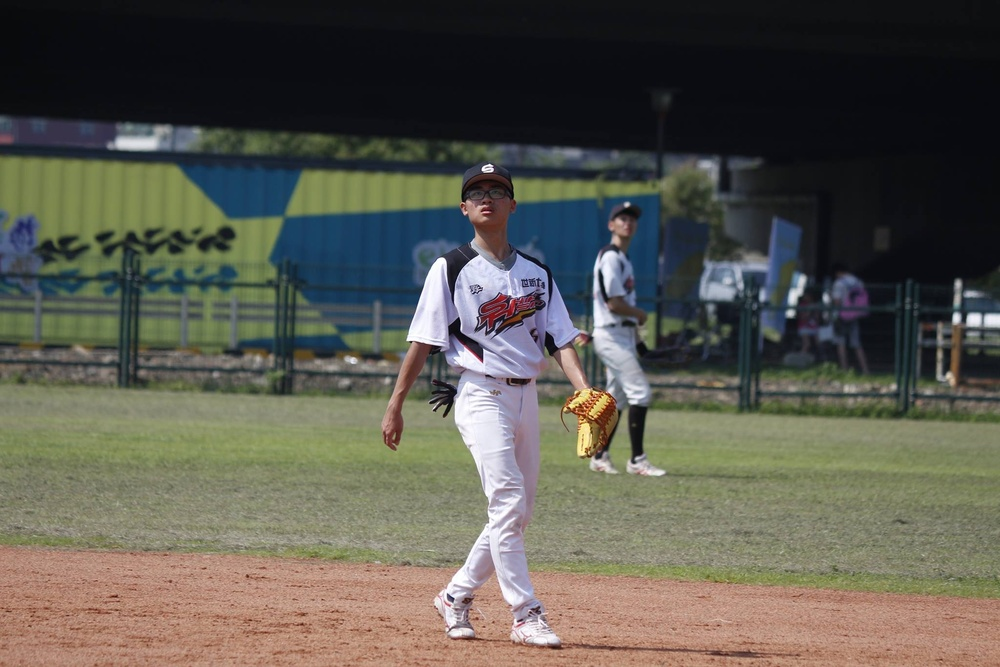
#> input picture ColorBasics/me.JPG, 1000 x 667 px, shrunk from 2048 x 1365 before the run
$ python color_space_transformations.py
#> lines starting #> are read from the running program, lines starting #| are printed output that depends on the picture; after the words box and inside, x2 and y2 are one past the last pixel; in counts of white or black regions, pixels touching at a corner belong together
#> further down, RGB is the input picture: shape (667, 1000, 3); mean R, G, B 91, 89.1, 79.4
'''
Created on 2020年10月14日

@author: kankuni
source: https://www.icaml.org/canon/data/images-videos/HSV_color_space/HSV_color_space.html
'''

# Definitions
# R: Intensity of ‘Red’.
# G: Intensity of ‘Green’.
# B: Intensity of ‘Blue’.
# H: Color attribute ‘Hue’.
# S: Color attribute ‘Saturation’.
# V: Color attribute ‘Value’.

import numpy as np
import imageio
import matplotlib.pyplot as plt

plt.rcParams["figure.figsize"] = [18, 5]

# Conversion from RGB to HSV
def RGB2HSV(RGB):
    RGB_normalized = RGB / 255.0                           # Normalize values to 0.0 - 1.0 (float64)
    R = RGB_normalized[:, :, 0]                            # Split channels
    G = RGB_normalized[:, :, 1]
    B = RGB_normalized[:, :, 2]

    v_max = np.max(RGB_normalized, axis=2)                 # Compute max, min & chroma
    v_min = np.min(RGB_normalized, axis=2)
    C = v_max - v_min

    hue_defined = C > 0                                    # Check if hue can be computed
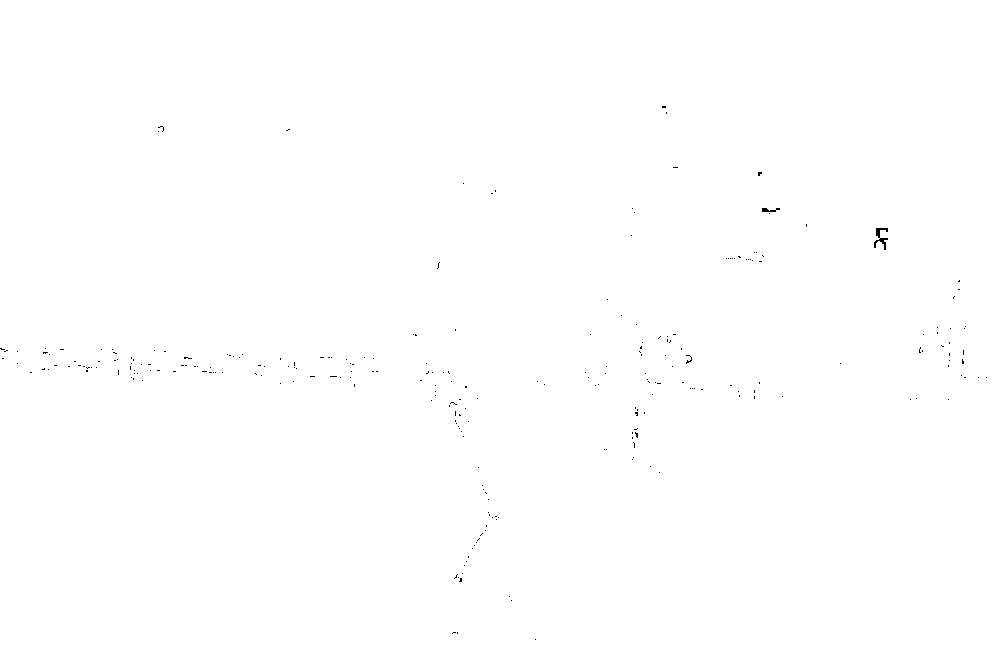
#> hue_defined: shape (667, 1000) bool; 99.9% white; black in thin lines or dots, all inside (x1, y1, x2, y2) = (0, 106, 987, 640)

    r_is_max = np.logical_and(R == v_max, hue_defined)     # Computation of hue depends on max
#> r_is_max: shape (667, 1000) bool; 25.2% white; 334 white regions (217 under 20 px), largest, box (x1, y1, x2, y2) and area: (0, 403, 1000, 667) 127753, (496, 329, 621, 474) 5643, (293, 338, 436, 451) 5181
    g_is_max = np.logical_and(G == v_max, hue_defined)
#> g_is_max: shape (667, 1000) bool; 32.1% white; 380 white regions (283 under 20 px), largest, box (x1, y1, x2, y2) and area: (527, 343, 1000, 597) 72956, (0, 352, 490, 549) 59800, (0, 153, 464, 362) 50970
    b_is_max = np.logical_and(B == v_max, hue_defined)
#> b_is_max: shape (667, 1000) bool; 44.6% white; 146 white regions (79 under 20 px), largest, box (x1, y1, x2, y2) and area: (0, 0, 1000, 621) 282685, (0, 210, 89, 340) 4132, (228, 333, 349, 388) 2056

    H = np.zeros_like(v_max)                               # Compute hue
    H_r = ((G[r_is_max] - B[r_is_max]) / C[r_is_max]) % 6
    H_g = ((B[g_is_max] - R[g_is_max]) / C[g_is_max]) + 2
    H_b = ((R[b_is_max] - G[b_is_max]) / C[b_is_max]) + 4

    H[r_is_max] = H_r
    H[g_is_max] = H_g
    H[b_is_max] = H_b
    H *= 60

    V = v_max                                              # Compute value

    sat_defined = V > 0
#> sat_defined: shape (667, 1000) bool; every value is 1

    S = np.zeros_like(v_max)                               # Compute saturation
    S[sat_defined] = C[sat_defined] / V[sat_defined]

    return np.dstack((H, S, V))

# Conversion from HSV to RGB
def HSV2RGB(HSV):
    H = HSV[:, :, 0]                                           # Split attributes
    S = HSV[:, :, 1]
    V = HSV[:, :, 2]

    C = V * S                                                  # Compute chroma

    H_ = H / 60.0                                              # Normalize hue
    X  = C * (1 - np.abs(H_ % 2 - 1))                          # Compute value of 2nd largest color

    H_0_1 = np.logical_and(0 <= H_, H_<= 1)                    # Store color orderings
#> H_0_1: shape (667, 1000) bool; 24% white; 313 white regions (206 under 20 px), largest, box (x1, y1, x2, y2) and area: (0, 403, 1000, 667) 123979, (293, 340, 432, 451) 5035, (536, 337, 621, 474) 4866
    H_1_2 = np.logical_and(1 <  H_, H_<= 2)
#> H_1_2: shape (667, 1000) bool; 27.3% white; 351 white regions (254 under 20 px), largest, box (x1, y1, x2, y2) and area: (528, 387, 1000, 597) 61524, (0, 366, 489, 538) 55690, (0, 153, 283, 356) 26038
    H_2_3 = np.logical_and(2 <  H_, H_<= 3)
#> H_2_3: shape (667, 1000) bool; 3.3% white; 489 white regions (376 under 20 px), largest, box (x1, y1, x2, y2) and area: (0, 233, 246, 362) 4597, (171, 162, 460, 356) 2888, (187, 125, 503, 165) 1598
    H_3_4 = np.logical_and(3 <  H_, H_<= 4)
#> H_3_4: shape (667, 1000) bool; 40.6% white; 294 white regions (209 under 20 px), largest, box (x1, y1, x2, y2) and area: (0, 0, 1000, 451) 254016, (0, 210, 89, 340) 4035, (229, 333, 349, 388) 1966
    H_4_5 = np.logical_and(4 <  H_, H_<= 5)
#> H_4_5: shape (667, 1000) bool; 3.6% white; 325 white regions (269 under 20 px), largest, box (x1, y1, x2, y2) and area: (413, 244, 581, 621) 16518, (0, 118, 119, 147) 1822, (834, 286, 872, 321) 806
    H_5_6 = np.logical_and(5 <  H_, H_<= 6)
#> H_5_6: shape (667, 1000) bool; 1.2% white; 266 white regions (224 under 20 px), largest, box (x1, y1, x2, y2) and area: (504, 424, 539, 545) 1345, (438, 556, 501, 637) 1210, (480, 294, 541, 329) 1033

    R1G1B1 = np.zeros_like(HSV)                                # Compute relative color values
    Z = np.zeros_like(H)

    R1G1B1[H_0_1] = np.dstack((C[H_0_1], X[H_0_1], Z[H_0_1]))
    R1G1B1[H_1_2] = np.dstack((X[H_1_2], C[H_1_2], Z[H_1_2]))
    R1G1B1[H_2_3] = np.dstack((Z[H_2_3], C[H_2_3], X[H_2_3]))
    R1G1B1[H_3_4] = np.dstack((Z[H_3_4], X[H_3_4], C[H_3_4]))
    R1G1B1[H_4_5] = np.dstack((X[H_4_5], Z[H_4_5], C[H_4_5]))
    R1G1B1[H_5_6] = np.dstack((C[H_5_6], Z[H_5_6], X[H_5_6]))

    m = V - C
    RGB = R1G1B1 + np.dstack((m, m, m))                        # Adding the value correction

    return RGB

# Testing both directions
RGB = imageio.imread('./me.JPG')   # Load image

plt.imshow(RGB)                             # Plot image
plt.axis('off')
plt.show()

# transform the image to HSV color space and display the features as gray scale images
HSV = RGB2HSV(RGB)              # Convert RGB to HSV

HUE = HSV[:, :, 0]              # Split attributes
SAT = HSV[:, :, 1]
VAL = HSV[:, :, 2]

plt.subplot(1,3,1)              # Plot color attributes
plt.imshow(HUE, cmap='gray')
plt.title('HUE')
plt.axis('off')
plt.subplot(1,3,2)
plt.imshow(SAT, cmap='gray')
plt.title('SATURATION')
plt.axis('off')
plt.subplot(1,3,3)
plt.imshow(VAL, cmap='gray')
plt.title('VALUE')
plt.axis('off')
plt.show()

# transformation from HSV to RGB we apply the corresponding function and plot the result
RGB = HSV2RGB(HSV)                                # Convert HSV back to RGB

RGB = (RGB * 255).astype(np.uint8)                # Cast back to 'byte'

plt.imshow(RGB)                                   # Plot image
plt.axis('off')
plt.show()

# Modifications in HSV color space
HUE2 = (HUE + 45) % 360                           # Hue shift
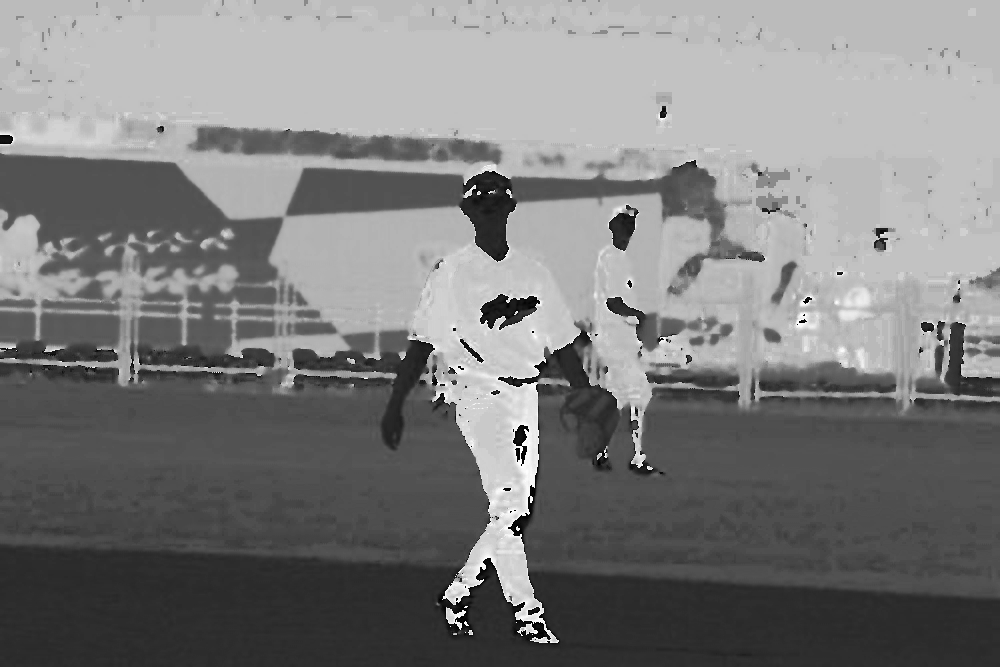
#> HUE2: shape (667, 1000) float64; min 0, max 360, mean 177.2; drawn with min black and max white
SAT2 =  np.minimum(SAT * 1.1, np.ones_like(SAT))  # Increase saturation
VAL2 =  np.minimum(VAL * 1.4, np.ones_like(VAL))  # Increase value (brightness)
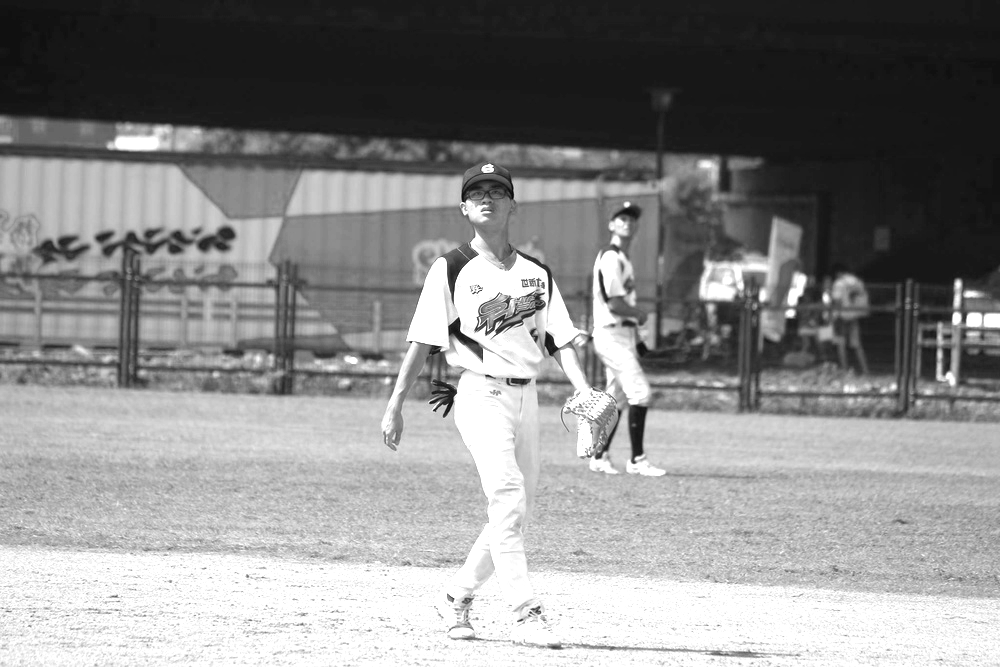
#> VAL2: shape (667, 1000) float64; min 0.022, max 1, mean 0.541

HSV2 = np.dstack((HUE2, SAT2, VAL2))              # Stack to a new HSV array
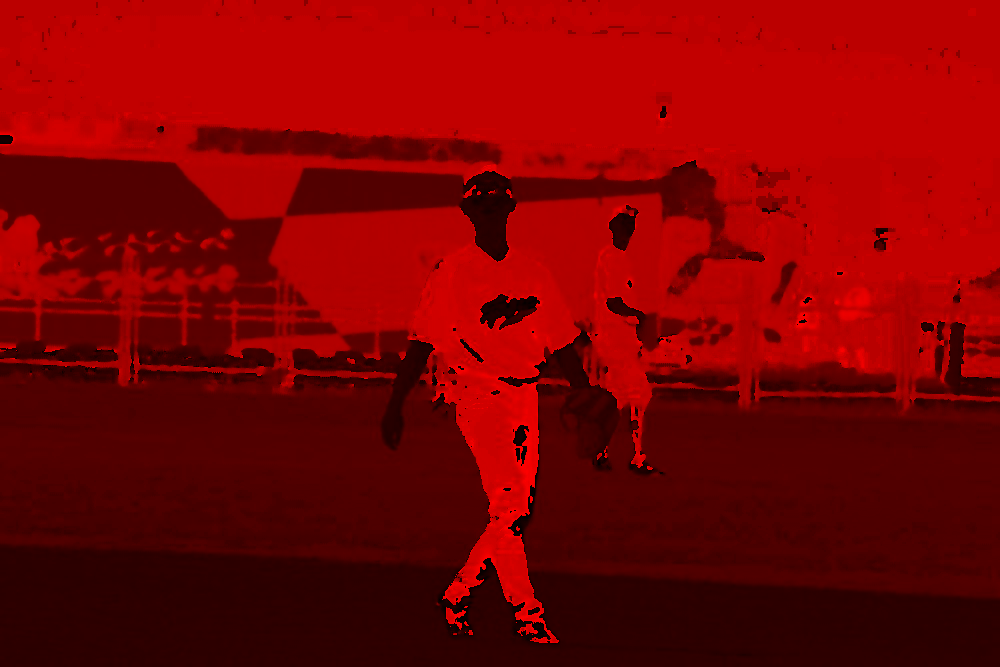
#> HSV2: shape (667, 1000, 3) float64; mean R, G, B 177.2, 0.3, 0.5; drawn with min black and max white
RGB2 = HSV2RGB(HSV2)                              # Convert it to RGB
#> in HSV2RGB (call 2), `C = V * S`:
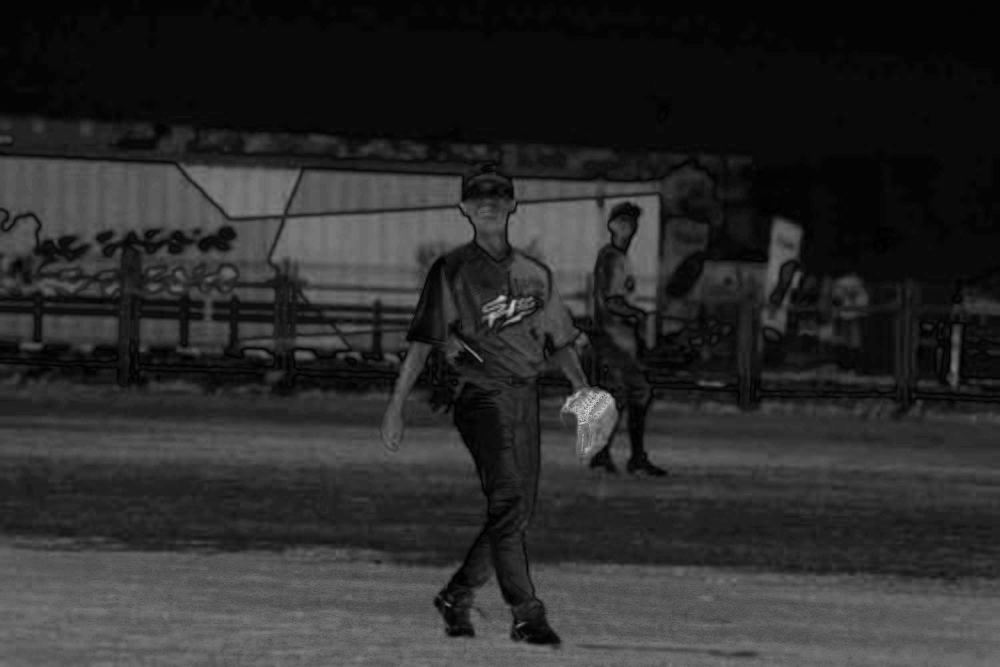
#> C: shape (667, 1000) float64; min 0, max 0.852, mean 0.172
#> in HSV2RGB (call 2), `H_0_1 = np.logical_and(0 <= H_, H_<= 1)`: H_0_1: shape (667, 1000) bool; 2.3% white; 562 white regions (505 under 20 px), largest, box (x1, y1, x2, y2) and area: (434, 558, 566, 649) 2879, (460, 171, 516, 262) 2805, (382, 340, 435, 449) 1530
#> in HSV2RGB (call 2), `H_1_2 = np.logical_and(1 <  H_, H_<= 2)`:
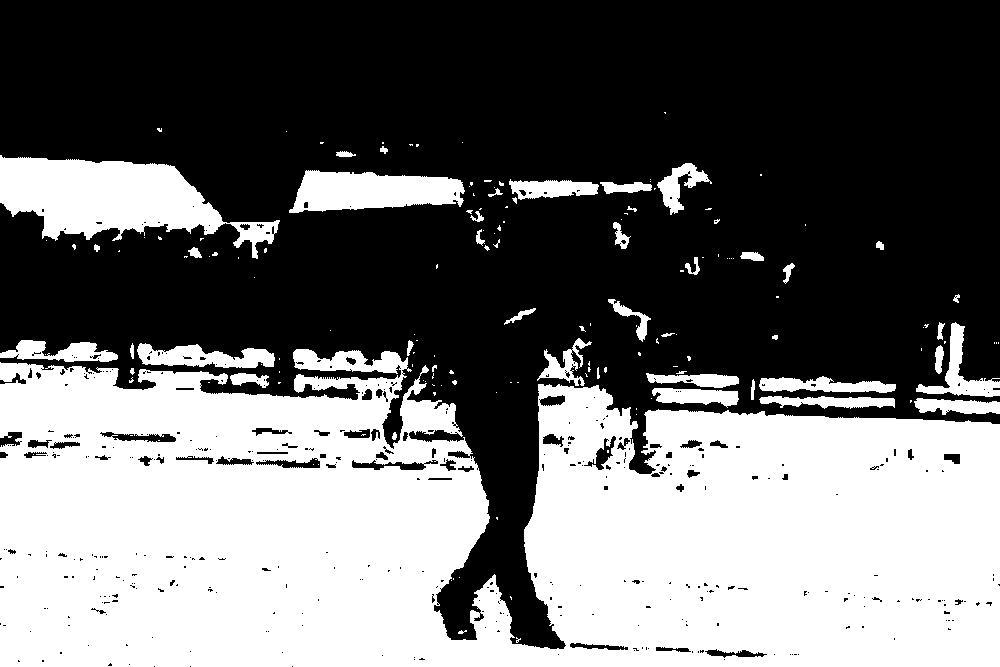
#> H_1_2: shape (667, 1000) bool; 42.7% white; 160 white regions (113 under 20 px), largest, box (x1, y1, x2, y2) and area: (0, 349, 1000, 667) 247461, (0, 155, 280, 259) 14139, (289, 170, 465, 213) 5399
#> in HSV2RGB (call 2), `H_2_3 = np.logical_and(2 <  H_, H_<= 3)`:
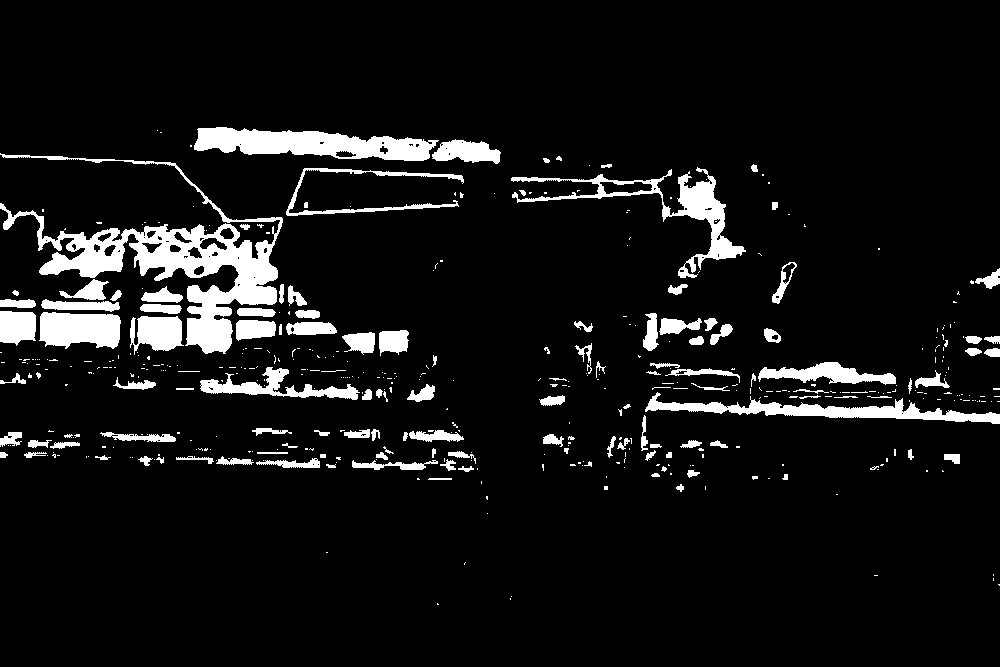
#> H_2_3: shape (667, 1000) bool; 7.8% white; 462 white regions (335 under 20 px), largest, box (x1, y1, x2, y2) and area: (0, 153, 283, 354) 12360, (194, 127, 439, 161) 5052, (511, 167, 746, 278) 3879

RGB2 = (RGB2 * 255).astype(np.uint8)              # Cast back to 'byte'

plt.imshow(RGB2)                                  # Plot image
plt.axis('off')
plt.show()
